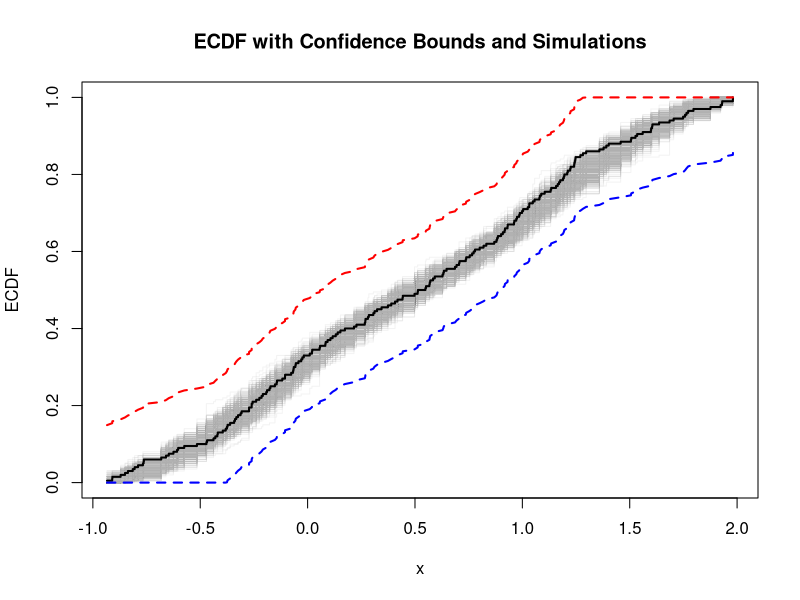

This figure's R source:
plot_ecdf_with_sims <- function(m = 200, alpha = 0.05, nsim = 1e3, 
                                dist = "norm", dist_params = list(mean = NULL, sd = 1)) {
  theta_m <- sin(seq(m))
  
  # Helper to draw sample from specified distribution
  generate_sample <- function(size, mean_vec, distribution, params) {
    if (distribution == "norm") {
      mean <- if (is.null(params$mean)) mean_vec else params$mean
      sd <- if (is.null(params$sd)) 1 else params$sd
      return(rnorm(size, mean, sd))
    } else if (distribution == "unif") {
      minv <- if (is.null(params$min)) mean_vec else params$min
      maxv <- if (is.null(params$max)) mean_vec + 1 else params$max
      return(runif(size, minv, maxv))
    } else if (distribution == "pois") {
      lambda <- if (is.null(params$lambda)) abs(mean_vec) else params$lambda
      return(rpois(size, lambda))
    } else {
      stop("Unsupported distribution")
    }
  }
  
  Xs <- matrix(nrow = nsim, ncol = m)
  for(i in 1:nsim){
    x <- generate_sample(m, theta_m, dist, dist_params)
    x_sorted <- sort(x)
    Xs[i,] <- x_sorted
  }
  
  # take a new one (main sample)
  x <- generate_sample(m, theta_m, dist, dist_params)
  
  # ECDF and evaluation
  ecdf_fn <- ecdf(x)
  x_sorted <- sort(x)
  ecdf_x_sorted <- ecdf_fn(x_sorted)
  
  eps <- sqrt(-log(alpha/4)*2/m)
  
  u_bound <- pmin(ecdf_x_sorted + eps, 1)
  l_bound <- pmax(ecdf_x_sorted - eps, 0)
  
  # Plot all the simulated ECDFs (step lines), then the main ECDF with its bounds
  plot(x_sorted, ecdf_x_sorted, type="n", ylim=c(0,1), 
       main="ECDF with Confidence Bounds and Simulations",
       ylab="ECDF", xlab="x")
  
  # Overlay all simulated ECDFs in light gray
  for(i in 1:nsim){
    x_sim <- Xs[i,]
    ecdf_sim <- ecdf(x_sim)
    lines(x_sorted, ecdf_sim(x_sorted), type="s", col=rgb(0.7,0.7,0.7,0.15))
  }
  
  # Plot actual ECDF of the new sample
  lines(x_sorted, ecdf_x_sorted, type="s", lwd=2, col="black")
  
  # Plot bounds
  lines(x_sorted, u_bound, col="red", lty=2, lwd=2)
  lines(x_sorted, l_bound, col="blue", lty=2, lwd=2)
}

plot_ecdf_with_sims(dist = "unif", alpha = 0.5)
